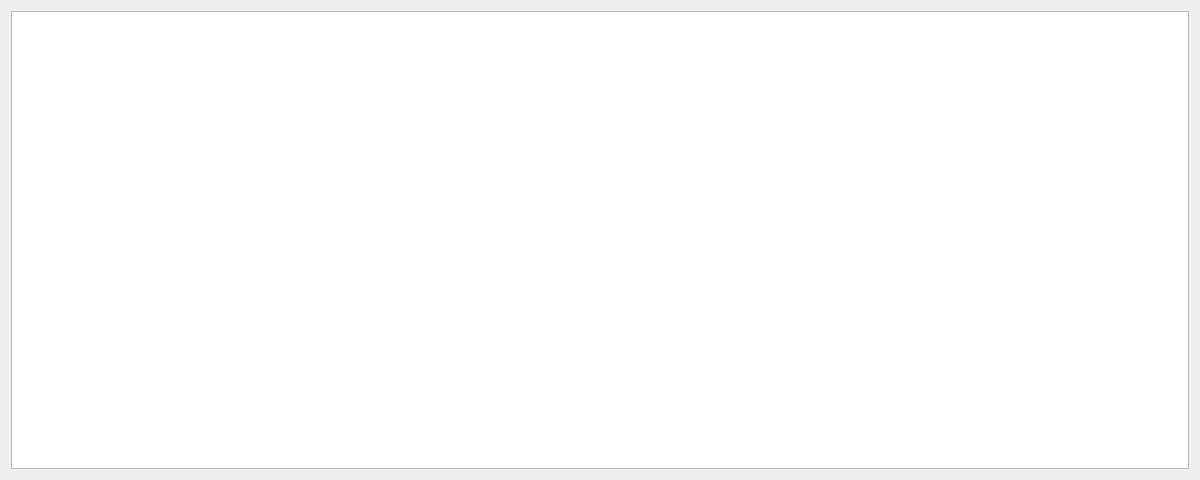
<?xml version="1.0" encoding="UTF-8"?>
<ui version="4.0">
 <class>show_more_log</class>
 <widget class="QDialog" name="show_more_log">
  <property name="geometry">
   <rect>
    <x>0</x>
    <y>0</y>
    <width>1200</width>
    <height>480</height>
   </rect>
  </property>
  <property name="windowTitle">
   <string>show more log</string>
  </property>
  <layout class="QGridLayout" name="gridLayout">
   <item row="0" column="0">
    <widget class="QTextEdit" name="log_text">
     <property name="readOnly">
      <bool>true</bool>
     </property>
    </widget>
   </item>
  </layout>
 </widget>
 <resources/>
 <connections/>
</ui>
